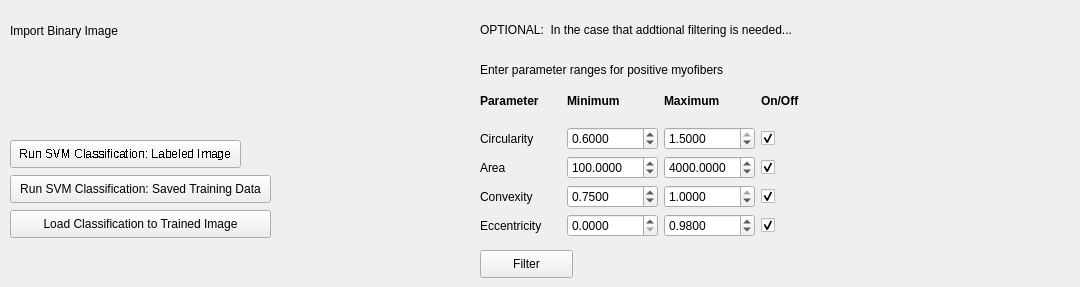
      <widget class="QWidget" name="define_myofibers">
       <attribute name="title">
        <string>Define Myofibers</string>
       </attribute>
       <widget class="QWidget" name="gridLayoutWidget_12">
        <property name="geometry">
         <rect>
          <x>10</x>
          <y>50</y>
          <width>381</width>
          <height>51</height>
         </rect>
        </property>
        <property name="font">
         <font>
          <pointsize>9</pointsize>
         </font>
        </property>
        <layout class="QGridLayout" name="gridLayout_import_binary_image"/>
       </widget>
       <widget class="QLabel" name="label_55">
        <property name="geometry">
         <rect>
          <x>10</x>
          <y>20</y>
          <width>401</width>
          <height>21</height>
         </rect>
        </property>
        <property name="font">
         <font>
          <pointsize>9</pointsize>
         </font>
        </property>
        <property name="text">
         <string>Import Binary Image</string>
        </property>
       </widget>
       <widget class="QPushButton" name="SVM_saved_button">
        <property name="geometry">
         <rect>
          <x>10</x>
          <y>175</y>
          <width>261</width>
          <height>28</height>
         </rect>
        </property>
        <property name="text">
         <string>Run SVM Classification: Saved Training Data</string>
        </property>
       </widget>
       <widget class="QPushButton" name="SVM_button">
        <property name="geometry">
         <rect>
          <x>10</x>
          <y>140</y>
          <width>231</width>
          <height>28</height>
         </rect>
        </property>
        <property name="font">
         <font>
          <stylestrategy>NoAntialias</stylestrategy>
         </font>
        </property>
        <property name="layoutDirection">
         <enum>Qt::LeftToRight</enum>
        </property>
        <property name="text">
         <string>Run SVM Classification: Labeled Image</string>
        </property>
       </widget>
       <widget class="QPushButton" name="manual_filter_button">
        <property name="geometry">
         <rect>
          <x>480</x>
          <y>250</y>
          <width>93</width>
          <height>28</height>
         </rect>
        </property>
        <property name="font">
         <font>
          <family>Arial</family>
         </font>
        </property>
        <property name="text">
         <string>Filter</string>
        </property>
       </widget>
       <widget class="QLabel" name="label_27">
        <property name="geometry">
         <rect>
          <x>480</x>
          <y>20</y>
          <width>591</width>
          <height>20</height>
         </rect>
        </property>
        <property name="font">
         <font>
          <family>Arial</family>
         </font>
        </property>
        <property name="text">
         <string>OPTIONAL:  In the case that addtional filtering is needed...</string>
        </property>
       </widget>
       <widget class="QLabel" name="label_14">
        <property name="geometry">
         <rect>
          <x>480</x>
          <y>60</y>
          <width>321</width>
          <height>20</height>
         </rect>
        </property>
        <property name="font">
         <font>
          <family>Arial</family>
         </font>
        </property>
        <property name="text">
         <string>Enter parameter ranges for positive myofibers</string>
        </property>
       </widget>
       <widget class="QWidget" name="gridLayoutWidget_2">
        <property name="geometry">
         <rect>
          <x>480</x>
          <y>80</y>
          <width>361</width>
          <height>157</height>
         </rect>
        </property>
        <property name="font">
         <font>
          <family>Arial</family>
         </font>
        </property>
        <layout class="QGridLayout" name="gridLayout_19">
         <item row="0" column="1">
          <widget class="QLabel" name="label_15">
           <property name="font">
            <font>
             <family>Arial</family>
             <weight>75</weight>
             <bold>true</bold>
            </font>
           </property>
           <property name="text">
            <string>Minimum</string>
           </property>
          </widget>
         </item>
         <item row="3" column="1">
          <widget class="QDoubleSpinBox" name="min_convexity_SpinBox">
           <property name="font">
            <font>
             <family>Arial</family>
            </font>
           </property>
           <property name="readOnly">
            <bool>false</bool>
           </property>
           <property name="decimals">
            <number>4</number>
           </property>
           <property name="maximum">
            <double>1.000000000000000</double>
           </property>
           <property name="singleStep">
            <double>0.010000000000000</double>
           </property>
           <property name="value">
            <double>0.750000000000000</double>
           </property>
          </widget>
         </item>
         <item row="4" column="2">
          <widget class="QDoubleSpinBox" name="max_eccentricity_SpinBox">
           <property name="font">
            <font>
             <family>Arial</family>
            </font>
           </property>
           <property name="readOnly">
            <bool>false</bool>
           </property>
           <property name="decimals">
            <number>4</number>
           </property>
           <property name="maximum">
            <double>1.000000000000000</double>
           </property>
           <property name="singleStep">
            <double>0.010000000000000</double>
           </property>
           <property name="value">
            <double>0.980000000000000</double>
           </property>
          </widget>
         </item>
         <item row="1" column="1">
          <widget class="QDoubleSpinBox" name="min_circularity_SpinBox">
           <property name="font">
            <font>
             <family>Arial</family>
            </font>
           </property>
           <property name="readOnly">
            <bool>false</bool>
           </property>
           <property name="decimals">
            <number>4</number>
           </property>
           <property name="maximum">
            <double>1.000000000000000</double>
           </property>
           <property name="singleStep">
            <double>0.010000000000000</double>
           </property>
           <property name="value">
            <double>0.600000000000000</double>
           </property>
          </widget>
         </item>
         <item row="2" column="0">
          <widget class="QLabel" name="label_18">
           <property name="font">
            <font>
             <family>Arial</family>
            </font>
           </property>
           <property name="text">
            <string>Area</string>
           </property>
          </widget>
         </item>
         <item row="1" column="2">
          <widget class="QDoubleSpinBox" name="max_circularity_SpinBox">
           <property name="font">
            <font>
             <family>Arial</family>
            </font>
           </property>
           <property name="readOnly">
            <bool>false</bool>
           </property>
           <property name="decimals">
            <number>4</number>
           </property>
           <property name="maximum">
            <double>1.500000000000000</double>
           </property>
           <property name="singleStep">
            <double>0.010000000000000</double>
           </property>
           <property name="value">
            <double>1.500000000000000</double>
           </property>
          </widget>
         </item>
         <item row="2" column="2">
          <widget class="QDoubleSpinBox" name="max_area_SpinBox">
           <property name="font">
            <font>
             <family>Arial</family>
            </font>
           </property>
           <property name="readOnly">
            <bool>false</bool>
           </property>
           <property name="decimals">
            <number>4</number>
           </property>
           <property name="maximum">
            <double>10000.000000000000000</double>
           </property>
           <property name="value">
            <double>4000.000000000000000</double>
           </property>
          </widget>
         </item>
         <item row="4" column="0">
          <widget class="QLabel" name="label_20">
           <property name="font">
            <font>
             <family>Arial</family>
            </font>
           </property>
           <property name="text">
            <string>Eccentricity</string>
           </property>
          </widget>
         </item>
         <item row="2" column="1">
          <widget class="QDoubleSpinBox" name="min_area_SpinBox">
           <property name="font">
            <font>
             <family>Arial</family>
            </font>
           </property>
           <property name="readOnly">
            <bool>false</bool>
           </property>
           <property name="decimals">
            <number>4</number>
           </property>
           <property name="maximum">
            <double>10000.000000000000000</double>
           </property>
           <property name="value">
            <double>100.000000000000000</double>
           </property>
          </widget>
         </item>
         <item row="3" column="2">
          <widget class="QDoubleSpinBox" name="max_convexity_SpinBox">
           <property name="font">
            <font>
             <family>Arial</family>
            </font>
           </property>
           <property name="readOnly">
            <bool>false</bool>
           </property>
           <property name="decimals">
            <number>4</number>
           </property>
           <property name="maximum">
            <double>1.000000000000000</double>
           </property>
           <property name="singleStep">
            <double>0.010000000000000</double>
           </property>
           <property name="value">
            <double>1.000000000000000</double>
           </property>
          </widget>
         </item>
         <item row="0" column="0">
          <widget class="QLabel" name="label_21">
           <property name="font">
            <font>
             <family>Arial</family>
             <weight>75</weight>
             <bold>true</bold>
            </font>
           </property>
           <property name="text">
            <string>Parameter</string>
           </property>
          </widget>
         </item>
         <item row="4" column="1">
          <widget class="QDoubleSpinBox" name="min_eccentricity_SpinBox">
           <property name="font">
            <font>
             <family>Arial</family>
            </font>
           </property>
           <property name="readOnly">
            <bool>false</bool>
           </property>
           <property name="decimals">
            <number>4</number>
           </property>
           <property name="maximum">
            <double>1.000000000000000</double>
           </property>
           <property name="singleStep">
            <double>0.010000000000000</double>
           </property>
          </widget>
         </item>
         <item row="3" column="0">
          <widget class="QLabel" name="label_19">
           <property name="font">
            <font>
             <family>Arial</family>
            </font>
           </property>
           <property name="text">
            <string>Convexity</string>
           </property>
          </widget>
         </item>
         <item row="0" column="2">
          <widget class="QLabel" name="label_16">
           <property name="font">
            <font>
             <family>Arial</family>
             <weight>75</weight>
             <bold>true</bold>
            </font>
           </property>
           <property name="text">
            <string>Maximum</string>
           </property>
          </widget>
         </item>
         <item row="1" column="0">
          <widget class="QLabel" name="label_17">
           <property name="font">
            <font>
             <family>Arial</family>
            </font>
           </property>
           <property name="text">
            <string>Circularity</string>
           </property>
          </widget>
         </item>
         <item row="1" column="3">
          <widget class="QCheckBox" name="circularity_CheckBox">
           <property name="text">
            <string/>
           </property>
           <property name="checked">
            <bool>true</bool>
           </property>
           <property name="tristate">
            <bool>false</bool>
           </property>
          </widget>
         </item>
         <item row="2" column="3">
          <widget class="QCheckBox" name="area_CheckBox">
           <property name="text">
            <string/>
           </property>
           <property name="checked">
            <bool>true</bool>
           </property>
          </widget>
         </item>
         <item row="3" column="3">
          <widget class="QCheckBox" name="convexity_CheckBox">
           <property name="text">
            <string/>
           </property>
           <property name="checked">
            <bool>true</bool>
           </property>
          </widget>
         </item>
         <item row="4" column="3">
          <widget class="QCheckBox" name="eccentricity_CheckBox">
           <property name="text">
            <string/>
           </property>
           <property name="checked">
            <bool>true</bool>
           </property>
          </widget>
         </item>
         <item row="0" column="3">
          <widget class="QLabel" name="label_25">
           <property name="font">
            <font>
             <family>Arial</family>
             <weight>75</weight>
             <bold>true</bold>
            </font>
           </property>
           <property name="text">
            <string>On/Off</string>
           </property>
          </widget>
         </item>
        </layout>
       </widget>
       <widget class="QPushButton" name="load_classification_button">
        <property name="geometry">
         <rect>
          <x>10</x>
          <y>210</y>
          <width>261</width>
          <height>28</height>
         </rect>
        </property>
        <property name="text">
         <string>Load Classification to Trained Image</string>
        </property>
       </widget>
      </widget>
